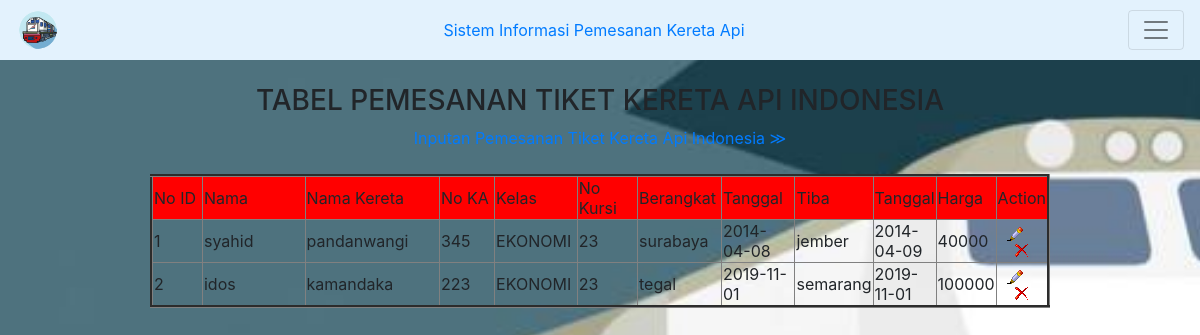
The page / on the database its author committed.
### tables this page shows
CREATE TABLE `tiketpemesanan` (
  `no_id` int(20) NOT NULL,
  `nama` varchar(30) NOT NULL,
  `nama_kereta` varchar(15) NOT NULL,
  `no_kereta` int(10) NOT NULL,
  `kelas` varchar(15) NOT NULL,
  `no_kursi` int(15) NOT NULL,
  `berangkat` varchar(20) NOT NULL,
  `tanggal_berangkat` date NOT NULL,
  `tiba` varchar(20) NOT NULL,
  `tanggal_tiba` date NOT NULL,
  `harga` varchar(15) NOT NULL
);

### index.php (the view, shortened to what this page needs)
<?php
include 'koneksi.php';
?>
<!DOCTYPE html>
<html>
	<head>
        <link rel="stylesheet" href="https://stackpath.bootstrapcdn.com/bootstrap/4.1.3/css/bootstrap.min.css">
	</head>
	<body>
        <nav class="navbar navbar-light" style="background-color: #e3f2fd;">
    <img  alt="Kereta" src="kai.png" width="42px" style="margin: 1px;padding: 0px color:white;">
    <a href="#" class="nav-item nav-link">Sistem Informasi Pemesanan Kereta Api</a>
    <button type="button" class="navbar-toggler" data-toggle="collapse" data-target="#navbarCollapse">
        <span class="navbar-toggler-icon"></span>
    </button>
</nav>
<br/>
    <link rel="stylesheet" href="https://stackpath.bootstrapcdn.com/bootstrap/4.1.3/css/bootstrap.min.css">
    <link rel="stylesheet" href="https://use.fontawesome.com/releases/v5.6.1/css/all.css">
</head>
		<h3 align="center">TABEL PEMESANAN TIKET KERETA API INDONESIA</h3>
		<center><a href="input.php">Inputan Pemesanan Tiket Kereta Api Indonesia &Gt; </a></center>
		<br />
		<table border="3">
			<thead>
			<tr>
                <b>
				<td width=10%>No ID</th>
				<td width=20%>Nama</th>
				<td width=20%>Nama Kereta</th>
				<td width=10%>No KA</th>
				<td width=10%>Kelas</th>
				<td width=10%>No Kursi</th>
				<td width=10%>Berangkat</th>
				<td width=10%>Tanggal</th>
				<td width=10%>Tiba</th>
				<td width=10%>Tanggal</th>
				<td width=10%>Harga</th>
				<td width=10%>Action</th>
                </b>
			</tr>
		</thead>
    <tbody>
    <?php
    $sql = "SELECT * FROM tiketpemesanan ORDER BY no_id";
    $no  = 1;
    foreach ($dbh->query($sql) as $data) :
    ?>
        <tr>
            <td><?php echo $no++; ?></td>
            <td><?php echo $data['nama'] ?></td>
            <td><?php echo $data['nama_kereta'] ?></td>
            <td><?php echo $data['no_kereta'] ?></td>
            <td><?php echo $data['kelas'] ?></td>
			<td><?php echo $data['no_kursi'] ?></td>
			<td><?php echo $data['berangkat'] ?></td>
			<td><?php echo $data['tanggal_berangkat'] ?></td>
			<td><?php echo $data['tiba'] ?></td>
			<td><?php echo $data['tanggal_tiba'] ?></td>
			<td><?php echo $data['harga'] ?></td>
            <td align="center">
                <a href="edit.php?no_id=<?php echo $data['no_id'] ?>"><img alt="edit" src="icon/edit.png" /></a>
                <a href="hapus.php?no_id=<?php echo $data['no_id'] ?>" onclick="return confirm('Anda yakin akan menghapus data?')"><img alt="hapus" src="icon/hapus.png" /></a>
            </td>
        </tr>
    <?php
    endforeach;
    ?>
    </tbody>
	</table>
	</body>
</html>

### index.php (style rules this page uses)
body { background-image:url(background.jpg); background-size:cover }
tbody > tr:nth-child(2n+1) > td, tbody > tr:nth-child(2n+1) > th { background-color: #0000; }
table { width: 75%; margin: auto; border-collapse: collapse; box-shadow: darkgrey 7px; }
thead tr { background-color: red; }

### rows shown on the page
tiketpemesanan: nama "syahid", nama_kereta "pandanwangi", no_kereta "345", kelas "EKONOMI", no_kursi "23", berangkat "surabaya", tanggal_berangkat "2014-04-08", tiba "jember", tanggal_tiba "2014-04-09", harga "40000"
tiketpemesanan: nama "idos", nama_kereta "kamandaka", no_kereta "223", kelas "EKONOMI", no_kursi "23", berangkat "tegal", tanggal_berangkat "2019-11-01", tiba "semarang", tanggal_tiba "2019-11-01", harga "100000"
